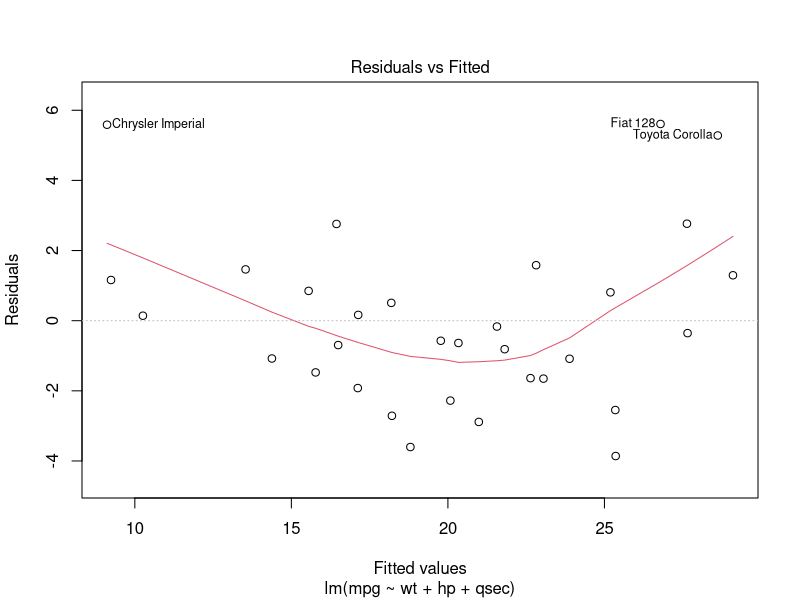
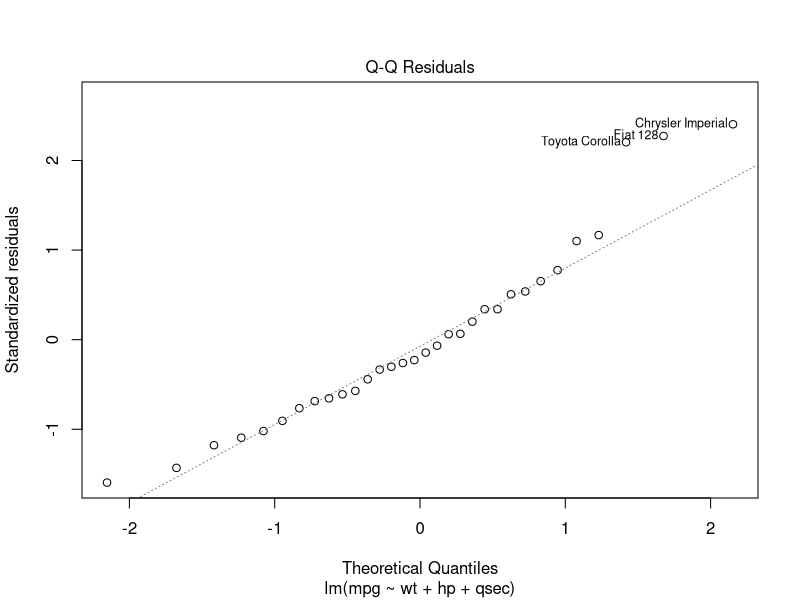
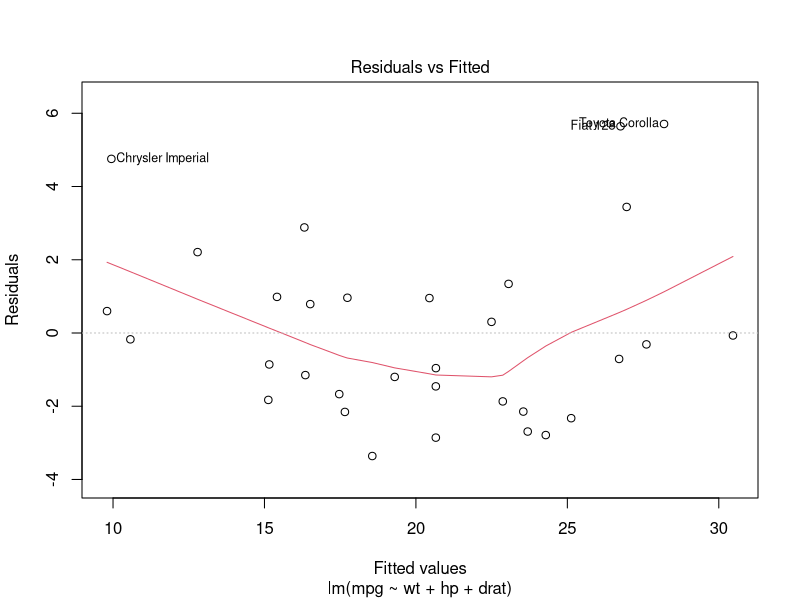
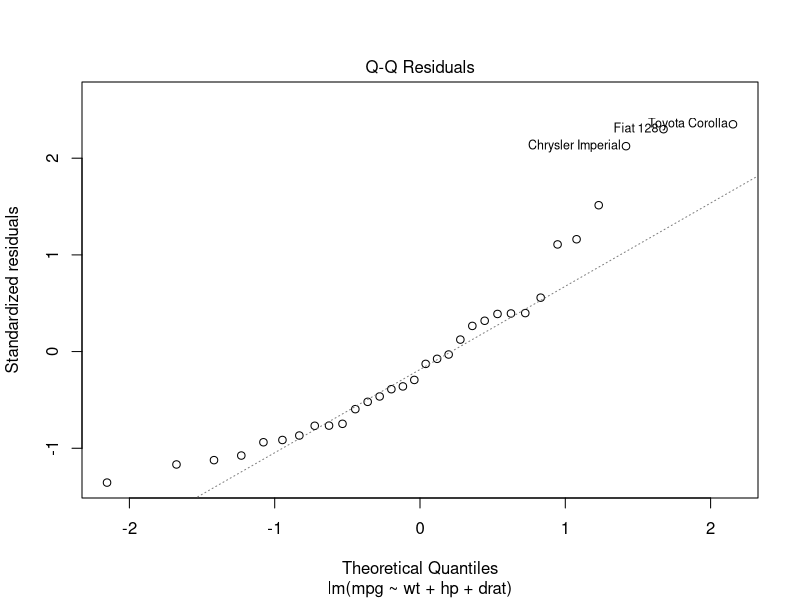

Write R code to recreate these figures, in order.
## ---- chunk 1
knitr::opts_chunk$set(echo=T,eval=T,message=F,warning=F,fig.align='center')
library(tidyverse)
## ---- chunk 2
head(mtcars, 10)
## ---- chunk 3
# Fit a regression model with mpg as the response variable
lm.mtcars <- lm(mpg ~ wt + hp + qsec, data = mtcars)

# Inspect residual plots
plot(lm.mtcars, ask = FALSE, which = 1:2)

## ---- chunk 4
lm.mtcars <- lm(mpg ~ wt + hp + drat, data = mtcars)

plot(lm.mtcars,ask=F,which=1:2)
## ---- chunk 5
summary(lm.mtcars)
## ---- chunk 6
confint(lm.mtcars, level = 0.95)
## ---- chunk 7
library(MASS)
head(cats)
